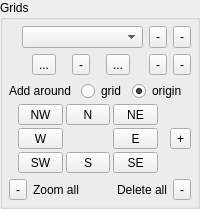
            <widget class="QgsCollapsibleGroupBox" name="gridsGrpBx">
             <property name="title">
              <string>Grids</string>
             </property>
             <layout class="QGridLayout" name="gridLayout_4">
              <property name="margin">
               <number>6</number>
              </property>
              <item row="2" column="0">
               <widget class="QFrame" name="gridFrame">
                <layout class="QGridLayout" name="gridLayout_3">
                 <property name="margin">
                  <number>0</number>
                 </property>
                 <property name="spacing">
                  <number>3</number>
                 </property>
                 <item row="3" column="3">
                  <widget class="QToolButton" name="addGridSEBtn">
                   <property name="sizePolicy">
                    <sizepolicy hsizetype="Minimum" vsizetype="Fixed">
                     <horstretch>0</horstretch>
                     <verstretch>0</verstretch>
                    </sizepolicy>
                   </property>
                   <property name="minimumSize">
                    <size>
                     <width>40</width>
                     <height>0</height>
                    </size>
                   </property>
                   <property name="text">
                    <string>SE</string>
                   </property>
                   <property name="checkable">
                    <bool>true</bool>
                   </property>
                   <attribute name="buttonGroup">
                    <string notr="true">addGridBtnGrp</string>
                   </attribute>
                  </widget>
                 </item>
                 <item row="3" column="2">
                  <widget class="QToolButton" name="addGridSBtn">
                   <property name="sizePolicy">
                    <sizepolicy hsizetype="Minimum" vsizetype="Fixed">
                     <horstretch>0</horstretch>
                     <verstretch>0</verstretch>
                    </sizepolicy>
                   </property>
                   <property name="minimumSize">
                    <size>
                     <width>40</width>
                     <height>0</height>
                    </size>
                   </property>
                   <property name="text">
                    <string>S</string>
                   </property>
                   <property name="checkable">
                    <bool>true</bool>
                   </property>
                   <attribute name="buttonGroup">
                    <string notr="true">addGridBtnGrp</string>
                   </attribute>
                  </widget>
                 </item>
                 <item row="3" column="1">
                  <widget class="QToolButton" name="addGridSWBtn">
                   <property name="sizePolicy">
                    <sizepolicy hsizetype="Minimum" vsizetype="Fixed">
                     <horstretch>0</horstretch>
                     <verstretch>0</verstretch>
                    </sizepolicy>
                   </property>
                   <property name="minimumSize">
                    <size>
                     <width>40</width>
                     <height>0</height>
                    </size>
                   </property>
                   <property name="text">
                    <string>SW</string>
                   </property>
                   <property name="checkable">
                    <bool>true</bool>
                   </property>
                   <attribute name="buttonGroup">
                    <string notr="true">addGridBtnGrp</string>
                   </attribute>
                  </widget>
                 </item>
                 <item row="1" column="3">
                  <widget class="QToolButton" name="addGridNEBtn">
                   <property name="sizePolicy">
                    <sizepolicy hsizetype="Minimum" vsizetype="Fixed">
                     <horstretch>0</horstretch>
                     <verstretch>0</verstretch>
                    </sizepolicy>
                   </property>
                   <property name="minimumSize">
                    <size>
                     <width>40</width>
                     <height>0</height>
                    </size>
                   </property>
                   <property name="text">
                    <string>NE</string>
                   </property>
                   <property name="checkable">
                    <bool>true</bool>
                   </property>
                   <attribute name="buttonGroup">
                    <string notr="true">addGridBtnGrp</string>
                   </attribute>
                  </widget>
                 </item>
                 <item row="1" column="2">
                  <widget class="QToolButton" name="addGridNBtn">
                   <property name="sizePolicy">
                    <sizepolicy hsizetype="Minimum" vsizetype="Fixed">
                     <horstretch>0</horstretch>
                     <verstretch>0</verstretch>
                    </sizepolicy>
                   </property>
                   <property name="minimumSize">
                    <size>
                     <width>40</width>
                     <height>0</height>
                    </size>
                   </property>
                   <property name="text">
                    <string>N</string>
                   </property>
                   <property name="checkable">
                    <bool>true</bool>
                   </property>
                   <attribute name="buttonGroup">
                    <string notr="true">addGridBtnGrp</string>
                   </attribute>
                  </widget>
                 </item>
                 <item row="2" column="4">
                  <spacer name="horizontalSpacer_3">
                   <property name="orientation">
                    <enum>Qt::Horizontal</enum>
                   </property>
                   <property name="sizeType">
                    <enum>QSizePolicy::Fixed</enum>
                   </property>
                   <property name="sizeHint" stdset="0">
                    <size>
                     <width>6</width>
                     <height>20</height>
                    </size>
                   </property>
                  </spacer>
                 </item>
                 <item row="2" column="5">
                  <widget class="QToolButton" name="gridsAddBtn">
                   <property name="maximumSize">
                    <size>
                     <width>16777215</width>
                     <height>24</height>
                    </size>
                   </property>
                   <property name="toolTip">
                    <string>Add grid(s)</string>
                   </property>
                   <property name="text">
                    <string notr="true">+</string>
                   </property>
                   <property name="icon">
                    <iconset resource="resources.qrc">
                     <normaloff>:/plugins/fossildigtools/icons/add.svg</normaloff>:/plugins/fossildigtools/icons/add.svg</iconset>
                   </property>
                   <property name="iconSize">
                    <size>
                     <width>20</width>
                     <height>20</height>
                    </size>
                   </property>
                  </widget>
                 </item>
                 <item row="2" column="2">
                  <widget class="QLabel" name="addGridIconLabel">
                   <property name="text">
                    <string/>
                   </property>
                   <property name="pixmap">
                    <pixmap resource="resources.qrc">:/plugins/fossildigtools/icons/origin.svg</pixmap>
                   </property>
                   <property name="alignment">
                    <set>Qt::AlignCenter</set>
                   </property>
                  </widget>
                 </item>
                 <item row="2" column="3">
                  <widget class="QToolButton" name="addGridEBtn">
                   <property name="sizePolicy">
                    <sizepolicy hsizetype="Minimum" vsizetype="Fixed">
                     <horstretch>0</horstretch>
                     <verstretch>0</verstretch>
                    </sizepolicy>
                   </property>
                   <property name="minimumSize">
                    <size>
                     <width>40</width>
                     <height>0</height>
                    </size>
                   </property>
                   <property name="text">
                    <string>E</string>
                   </property>
                   <property name="checkable">
                    <bool>true</bool>
                   </property>
                   <attribute name="buttonGroup">
                    <string notr="true">addGridBtnGrp</string>
                   </attribute>
                  </widget>
                 </item>
                 <item row="2" column="1">
                  <widget class="QToolButton" name="addGridWBtn">
                   <property name="sizePolicy">
                    <sizepolicy hsizetype="Minimum" vsizetype="Fixed">
                     <horstretch>0</horstretch>
                     <verstretch>0</verstretch>
                    </sizepolicy>
                   </property>
                   <property name="minimumSize">
                    <size>
                     <width>40</width>
                     <height>0</height>
                    </size>
                   </property>
                   <property name="text">
                    <string>W</string>
                   </property>
                   <property name="checkable">
                    <bool>true</bool>
                   </property>
                   <attribute name="buttonGroup">
                    <string notr="true">addGridBtnGrp</string>
                   </attribute>
                  </widget>
                 </item>
                 <item row="2" column="0">
                  <spacer name="horizontalSpacer">
                   <property name="orientation">
                    <enum>Qt::Horizontal</enum>
                   </property>
                   <property name="sizeType">
                    <enum>QSizePolicy::Fixed</enum>
                   </property>
                   <property name="sizeHint" stdset="0">
                    <size>
                     <width>6</width>
                     <height>20</height>
                    </size>
                   </property>
                  </spacer>
                 </item>
                 <item row="1" column="1">
                  <widget class="QToolButton" name="addGridNWBtn">
                   <property name="sizePolicy">
                    <sizepolicy hsizetype="Minimum" vsizetype="Fixed">
                     <horstretch>0</horstretch>
                     <verstretch>0</verstretch>
                    </sizepolicy>
                   </property>
                   <property name="minimumSize">
                    <size>
                     <width>40</width>
                     <height>0</height>
                    </size>
                   </property>
                   <property name="text">
                    <string>NW</string>
                   </property>
                   <property name="checkable">
                    <bool>true</bool>
                   </property>
                   <attribute name="buttonGroup">
                    <string notr="true">addGridBtnGrp</string>
                   </attribute>
                  </widget>
                 </item>
                 <item row="0" column="0" colspan="6">
                  <widget class="QFrame" name="addGridFrame">
                   <layout class="QHBoxLayout" name="horizontalLayout_2">
                    <property name="margin">
                     <number>0</number>
                    </property>
                    <item>
                     <widget class="QLabel" name="addGridLabel">
                      <property name="sizePolicy">
                       <sizepolicy hsizetype="Maximum" vsizetype="Preferred">
                        <horstretch>0</horstretch>
                        <verstretch>0</verstretch>
                       </sizepolicy>
                      </property>
                      <property name="text">
                       <string>Add around </string>
                      </property>
                     </widget>
                    </item>
                    <item>
                     <widget class="QRadioButton" name="addGridGridRadio">
                      <property name="sizePolicy">
                       <sizepolicy hsizetype="Maximum" vsizetype="Fixed">
                        <horstretch>0</horstretch>
                        <verstretch>0</verstretch>
                       </sizepolicy>
                      </property>
                      <property name="text">
                       <string>grid</string>
                      </property>
                      <attribute name="buttonGroup">
                       <string notr="true">addGridRadioGrp</string>
                      </attribute>
                     </widget>
                    </item>
                    <item>
                     <widget class="QRadioButton" name="addGridOriginRadio">
                      <property name="text">
                       <string>origin</string>
                      </property>
                      <property name="checked">
                       <bool>true</bool>
                      </property>
                      <attribute name="buttonGroup">
                       <string notr="true">addGridRadioGrp</string>
                      </attribute>
                     </widget>
                    </item>
                   </layout>
                  </widget>
                 </item>
                </layout>
               </widget>
              </item>
              <item row="0" column="0">
               <layout class="QGridLayout" name="gridLayout_5">
                <property name="verticalSpacing">
                 <number>6</number>
                </property>
                <item row="1" column="1">
                 <widget class="QFrame" name="gridsEditFrame">
                  <property name="frameShape">
                   <enum>QFrame::NoFrame</enum>
                  </property>
                  <property name="frameShadow">
                   <enum>QFrame::Raised</enum>
                  </property>
                  <layout class="QHBoxLayout" name="horizontalLayout_4">
                   <property name="margin">
                    <number>0</number>
                   </property>
                   <item>
                    <widget class="QToolButton" name="gridsEditBtn">
                     <property name="maximumSize">
                      <size>
                       <width>16777215</width>
                       <height>24</height>
                      </size>
                     </property>
                     <property name="toolTip">
                      <string>Edit directional pin</string>
                     </property>
                     <property name="text">
                      <string>...</string>
                     </property>
                     <property name="icon">
                      <iconset resource="resources.qrc">
                       <normaloff>:/plugins/fossildigtools/icons/edit.svg</normaloff>:/plugins/fossildigtools/icons/edit.svg</iconset>
                     </property>
                     <property name="iconSize">
                      <size>
                       <width>20</width>
                       <height>20</height>
                      </size>
                     </property>
                    </widget>
                   </item>
                   <item>
                    <widget class="QToolButton" name="gridsRemoveBtn">
                     <property name="maximumSize">
                      <size>
                       <width>16777215</width>
                       <height>24</height>
                      </size>
                     </property>
                     <property name="toolTip">
                      <string>Remove grid</string>
                     </property>
                     <property name="text">
                      <string>-</string>
                     </property>
                     <property name="icon">
                      <iconset resource="resources.qrc">
                       <normaloff>:/plugins/fossildigtools/icons/remove.svg</normaloff>:/plugins/fossildigtools/icons/remove.svg</iconset>
                     </property>
                     <property name="iconSize">
                      <size>
                       <width>20</width>
                       <height>20</height>
                      </size>
                     </property>
                    </widget>
                   </item>
                   <item>
                    <widget class="QToolButton" name="gridsGoToBtn">
                     <property name="maximumSize">
                      <size>
                       <width>16777215</width>
                       <height>24</height>
                      </size>
                     </property>
                     <property name="toolTip">
                      <string>Go to grid</string>
                     </property>
                     <property name="text">
                      <string>...</string>
                     </property>
                     <property name="icon">
                      <iconset resource="resources.qrc">
                       <normaloff>:/plugins/fossildigtools/icons/goto.svg</normaloff>:/plugins/fossildigtools/icons/goto.svg</iconset>
                     </property>
                     <property name="iconSize">
                      <size>
                       <width>20</width>
                       <height>20</height>
                      </size>
                     </property>
                    </widget>
                   </item>
                  </layout>
                 </widget>
                </item>
                <item row="0" column="1">
                 <widget class="QComboBox" name="gridsCmbBx">
                  <property name="sizePolicy">
                   <sizepolicy hsizetype="MinimumExpanding" vsizetype="Fixed">
                    <horstretch>0</horstretch>
                    <verstretch>0</verstretch>
                   </sizepolicy>
                  </property>
                 </widget>
                </item>
                <item row="0" column="0">
                 <widget class="QLabel" name="gridsIconLabel">
                  <property name="sizePolicy">
                   <sizepolicy hsizetype="Maximum" vsizetype="Preferred">
                    <horstretch>0</horstretch>
                    <verstretch>0</verstretch>
                   </sizepolicy>
                  </property>
                  <property name="text">
                   <string/>
                  </property>
                  <property name="pixmap">
                   <pixmap resource="resources.qrc">:/plugins/fossildigtools/icons/grid.svg</pixmap>
                  </property>
                 </widget>
                </item>
                <item row="0" column="2" rowspan="2">
                 <widget class="QFrame" name="gridsGoToCornerFrame">
                  <property name="frameShape">
                   <enum>QFrame::NoFrame</enum>
                  </property>
                  <property name="frameShadow">
                   <enum>QFrame::Raised</enum>
                  </property>
                  <layout class="QGridLayout" name="gridLayout_7">
                   <property name="margin">
                    <number>0</number>
                   </property>
                   <item row="0" column="1">
                    <widget class="QToolButton" name="gridsGoToUrBtn">
                     <property name="maximumSize">
                      <size>
                       <width>16777215</width>
                       <height>24</height>
                      </size>
                     </property>
                     <property name="toolTip">
                      <string>Remove grid</string>
                     </property>
                     <property name="text">
                      <string>-</string>
                     </property>
                     <property name="icon">
                      <iconset resource="resources.qrc">
                       <normaloff>:/plugins/fossildigtools/icons/goto-grid-ur.svg</normaloff>:/plugins/fossildigtools/icons/goto-grid-ur.svg</iconset>
                     </property>
                     <property name="iconSize">
                      <size>
                       <width>20</width>
                       <height>20</height>
                      </size>
                     </property>
                    </widget>
                   </item>
                   <item row="0" column="0">
                    <widget class="QToolButton" name="gridsGoToUlBtn">
                     <property name="maximumSize">
                      <size>
                       <width>16777215</width>
                       <height>24</height>
                      </size>
                     </property>
                     <property name="toolTip">
                      <string>Remove grid</string>
                     </property>
                     <property name="text">
                      <string>-</string>
                     </property>
                     <property name="icon">
                      <iconset resource="resources.qrc">
                       <normaloff>:/plugins/fossildigtools/icons/goto-grid-ul.svg</normaloff>:/plugins/fossildigtools/icons/goto-grid-ul.svg</iconset>
                     </property>
                     <property name="iconSize">
                      <size>
                       <width>20</width>
                       <height>20</height>
                      </size>
                     </property>
                    </widget>
                   </item>
                   <item row="1" column="0">
                    <widget class="QToolButton" name="gridsGoToLlBtn">
                     <property name="maximumSize">
                      <size>
                       <width>16777215</width>
                       <height>24</height>
                      </size>
                     </property>
                     <property name="toolTip">
                      <string>Remove grid</string>
                     </property>
                     <property name="text">
                      <string>-</string>
                     </property>
                     <property name="icon">
                      <iconset resource="resources.qrc">
                       <normaloff>:/plugins/fossildigtools/icons/goto-grid-ll.svg</normaloff>:/plugins/fossildigtools/icons/goto-grid-ll.svg</iconset>
                     </property>
                     <property name="iconSize">
                      <size>
                       <width>20</width>
                       <height>20</height>
                      </size>
                     </property>
                    </widget>
                   </item>
                   <item row="1" column="1">
                    <widget class="QToolButton" name="gridsGoToLrBtn">
                     <property name="maximumSize">
                      <size>
                       <width>16777215</width>
                       <height>24</height>
                      </size>
                     </property>
                     <property name="toolTip">
                      <string>Remove grid</string>
                     </property>
                     <property name="text">
                      <string>-</string>
                     </property>
                     <property name="icon">
                      <iconset resource="resources.qrc">
                       <normaloff>:/plugins/fossildigtools/icons/goto-grid-lr.svg</normaloff>:/plugins/fossildigtools/icons/goto-grid-lr.svg</iconset>
                     </property>
                     <property name="iconSize">
                      <size>
                       <width>20</width>
                       <height>20</height>
                      </size>
                     </property>
                    </widget>
                   </item>
                  </layout>
                 </widget>
                </item>
               </layout>
              </item>
              <item row="3" column="0">
               <widget class="QFrame" name="gridsAllFrame">
                <layout class="QHBoxLayout" name="horizontalLayout_3">
                 <property name="margin">
                  <number>0</number>
                 </property>
                 <item>
                  <widget class="QToolButton" name="gridsZoomToAllBtn">
                   <property name="maximumSize">
                    <size>
                     <width>16777215</width>
                     <height>24</height>
                    </size>
                   </property>
                   <property name="toolTip">
                    <string>Zoom to all grids extent</string>
                   </property>
                   <property name="text">
                    <string>-</string>
                   </property>
                   <property name="icon">
                    <iconset resource="resources.qrc">
                     <normaloff>:/plugins/fossildigtools/icons/zoom-grids.svg</normaloff>:/plugins/fossildigtools/icons/zoom-grids.svg</iconset>
                   </property>
                   <property name="iconSize">
                    <size>
                     <width>20</width>
                     <height>20</height>
                    </size>
                   </property>
                  </widget>
                 </item>
                 <item>
                  <widget class="QLabel" name="label_2">
                   <property name="text">
                    <string>Zoom all</string>
                   </property>
                  </widget>
                 </item>
                 <item>
                  <widget class="QLabel" name="label">
                   <property name="text">
                    <string>Delete all</string>
                   </property>
                   <property name="alignment">
                    <set>Qt::AlignRight|Qt::AlignTrailing|Qt::AlignVCenter</set>
                   </property>
                  </widget>
                 </item>
                 <item>
                  <widget class="QToolButton" name="gridsRemoveAllBtn">
                   <property name="maximumSize">
                    <size>
                     <width>16777215</width>
                     <height>24</height>
                    </size>
                   </property>
                   <property name="toolTip">
                    <string>Remove all grids for current origin</string>
                   </property>
                   <property name="text">
                    <string>-</string>
                   </property>
                   <property name="icon">
                    <iconset resource="resources.qrc">
                     <normaloff>:/plugins/fossildigtools/icons/remove-all.svg</normaloff>:/plugins/fossildigtools/icons/remove-all.svg</iconset>
                   </property>
                   <property name="iconSize">
                    <size>
                     <width>20</width>
                     <height>20</height>
                    </size>
                   </property>
                  </widget>
                 </item>
                </layout>
               </widget>
              </item>
             </layout>
            </widget>
